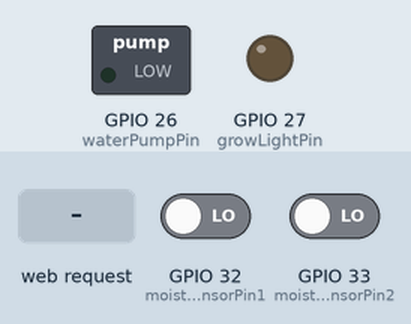
A sketch run on a simulated ESP32. Parts: switched loads named in the sketch (green lamp = pin HIGH), output pins drawn as LEDs (lit = HIGH). Inputs (shaded band) come from the test bench; at power-on: GPIO 32 (moistureSensorPin1) LOW, GPIO 33 (moistureSensorPin2) LOW. WiFi joins after 1.5 s; servers stay silent unless stated; pins used as bus, display or sensor lines are not drawn; what the sketch prints to the serial monitor is not drawn.

Above: at 2.7 s.
2.8 s: HTTP request GET /Water received
At 4.0 s:
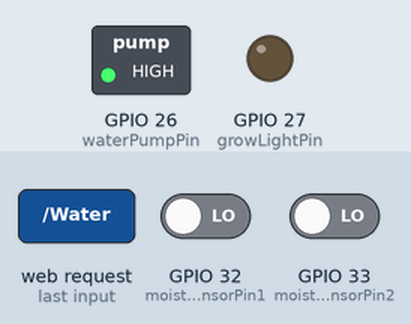
4.3 s: HTTP request GET /Light received
At 6.4 s:
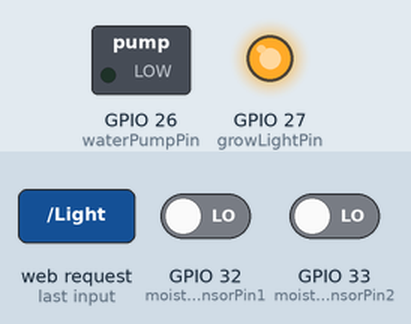
7.3 s: HTTP request GET /Water received
At 8.5 s:
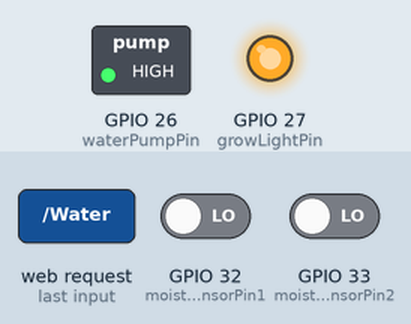
8.8 s: GPIO 32 (moistureSensorPin1) driven HIGH
At 14.5 s:
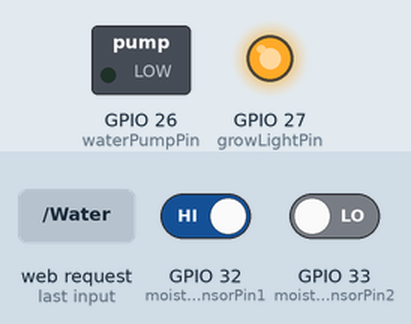
Timing chart, 0 to 14.8 s (numbered marks = the images above; inputs shaded):
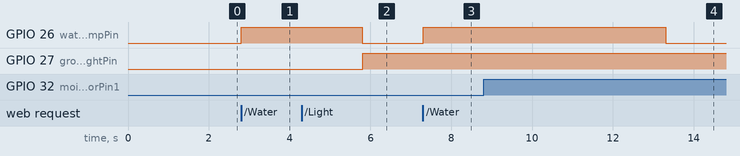

The sketch:

Plant_Wifi_code.ino
```cpp
/*
 Plant Care Web Server with Auto/Manual Grow Light and Moisture Sensors
*/

#include <WiFi.h>
#include <TimeLib.h>

const char *ssid = "MySpectrumWiFi92-2G";
const char *password = "chillylion847";

const int waterPumpPin = 26;
const int growLightPin = 27;
const int moistureSensorPin1 = 32;
const int moistureSensorPin2 = 33;
const int sensorPowerPin = 25;

bool growLightOn = false;
bool growLightAutoMode = true;
int sunriseHour = 6;
int sunsetHour = 20;

WiFiServer server(80);

void setup() {
  Serial.begin(115200);

  WiFi.begin(ssid, password);
  while (WiFi.status() != WL_CONNECTED) {
    delay(500);
    Serial.print(".");
  }
  Serial.println("\nWiFi connected. IP: " + WiFi.localIP().toString());

  pinMode(waterPumpPin, OUTPUT);
  pinMode(growLightPin, OUTPUT);
  pinMode(moistureSensorPin1, INPUT);
  pinMode(moistureSensorPin2, INPUT);
  pinMode(sensorPowerPin, OUTPUT);
  digitalWrite(sensorPowerPin, HIGH);  // power on sensor

  server.begin();

  digitalWrite(growLightPin, LOW);
}

void waterPlant() {
  Serial.println("Watering the plant!");
  digitalWrite(waterPumpPin, HIGH);
  delay(3000);
  digitalWrite(waterPumpPin, LOW);
}

void toggleGrowLight() {
  growLightOn = !growLightOn;
  digitalWrite(growLightPin, growLightOn ? HIGH : LOW);

  if (!growLightOn) {
    growLightAutoMode = true;
  } else {
    growLightAutoMode = false;
  }
}

void updateGrowLightBasedOnTime() {
  if (growLightAutoMode) {
    int currentHour = hour();
    if (currentHour >= sunriseHour && currentHour < sunsetHour) {
      digitalWrite(growLightPin, HIGH);
      growLightOn = true;
    } else {
      digitalWrite(growLightPin, LOW);
      growLightOn = false;
    }
  }
}

void handleUpdateTime(String line) {
  int sunriseIndex = line.indexOf("sunrise=");
  int sunsetIndex = line.indexOf("sunset=");
  if (sunriseIndex > 0 && sunsetIndex > 0) {
    int sunriseEnd = line.indexOf('&', sunriseIndex);
    int sunsetEnd = line.indexOf(' ', sunsetIndex);

    String sunriseStr = line.substring(sunriseIndex + 8, sunriseEnd);
    String sunsetStr = line.substring(sunsetIndex + 7, sunsetEnd);

    sunriseHour = sunriseStr.toInt();
    sunsetHour = sunsetStr.toInt();

    Serial.print("Updated sunrise to: ");
    Serial.println(sunriseHour);
    Serial.print("Updated sunset to: ");
    Serial.println(sunsetHour);
  }
}

String getTankStatus(int sensorPin) {
  int sensorState = digitalRead(sensorPin);
  if (sensorState == HIGH) {
    return "<div style='width:50px; height:50px; background:red; border-radius:50%; display:inline-block;'></div> Empty";
  } else {
    return "<div style='width:50px; height:50px; background:green; border-radius:50%; display:inline-block;'></div> Full";
  }
}

void loop() {
  WiFiClient client = server.available();
  if (client) {
    Serial.println("New Client.");
    String currentLine = "";

    while (client.connected()) {
      if (client.available()) {
        char c = client.read();
        Serial.write(c);
        if (c == '\n') {
          if (currentLine.length() == 0) {
            client.println("HTTP/1.1 200 OK");
            client.println("Content-type:text/html");
            client.println();

            client.println("<html>");
            client.println("<head>");
            client.println("<title>Plant Care</title>");
            client.println("<meta http-equiv='refresh' content='5'>"); // Auto-refresh every 5 seconds
            client.println("</head><body>");
            client.println("<h2>Plant Care System</h2>");
            client.println("<a href=\"/Water\">Water the Plant</a><br>");
            client.println("<a href=\"/Light\">Toggle Grow Light</a><br>");
            client.println("<form action=\"/UpdateTime\" method=\"GET\">");
            client.println("Sunrise Hour: <input type=\"number\" name=\"sunrise\" value=\"" + String(sunriseHour) + "\"><br>");
            client.println("Sunset Hour: <input type=\"number\" name=\"sunset\" value=\"" + String(sunsetHour) + "\"><br>");
            client.println("<input type=\"submit\" value=\"Update Time\"></form>");

            // Moisture Sensor Status
            client.println("<h3>Tank Status</h3>");
            client.println("<p>Tank 1: " + getTankStatus(moistureSensorPin1) + "</p>");
            client.println("<p>Tank 2: " + getTankStatus(moistureSensorPin2) + "</p>");

            client.println("</body></html>");
            client.println();

            break;
          } else {
            currentLine = "";
          }
        } else if (c != '\r') {
          currentLine += c;
        }

        if (currentLine.endsWith("GET /Water")) {
          waterPlant();
        }
        if (currentLine.endsWith("GET /Light")) {
          toggleGrowLight();
        }
        if (currentLine.startsWith("GET /UpdateTime")) {
          handleUpdateTime(currentLine);
        }
      }
    }

    // Auto-watering if either sensor is HIGH (dry)
    if (digitalRead(moistureSensorPin1) == HIGH || digitalRead(moistureSensorPin2) == HIGH) {
      Serial.println("Auto-watering triggered by dry sensor!");
      waterPlant();
    }

    updateGrowLightBasedOnTime();

    client.stop();
    Serial.println("Client Disconnected.");
  }
}
```

Measured:
- after the input at 2.8 s, GPIO 26 (waterPumpPin): LOW → HIGH at once
- after the input at 4.3 s, GPIO 27 (growLightPin): LOW → HIGH after 1.5 s
- after the input at 7.3 s, GPIO 26 (waterPumpPin): LOW → HIGH at once
- after the input at 8.8 s, GPIO 26 (waterPumpPin): HIGH → LOW after 4.5 s instead of 1.5 s
